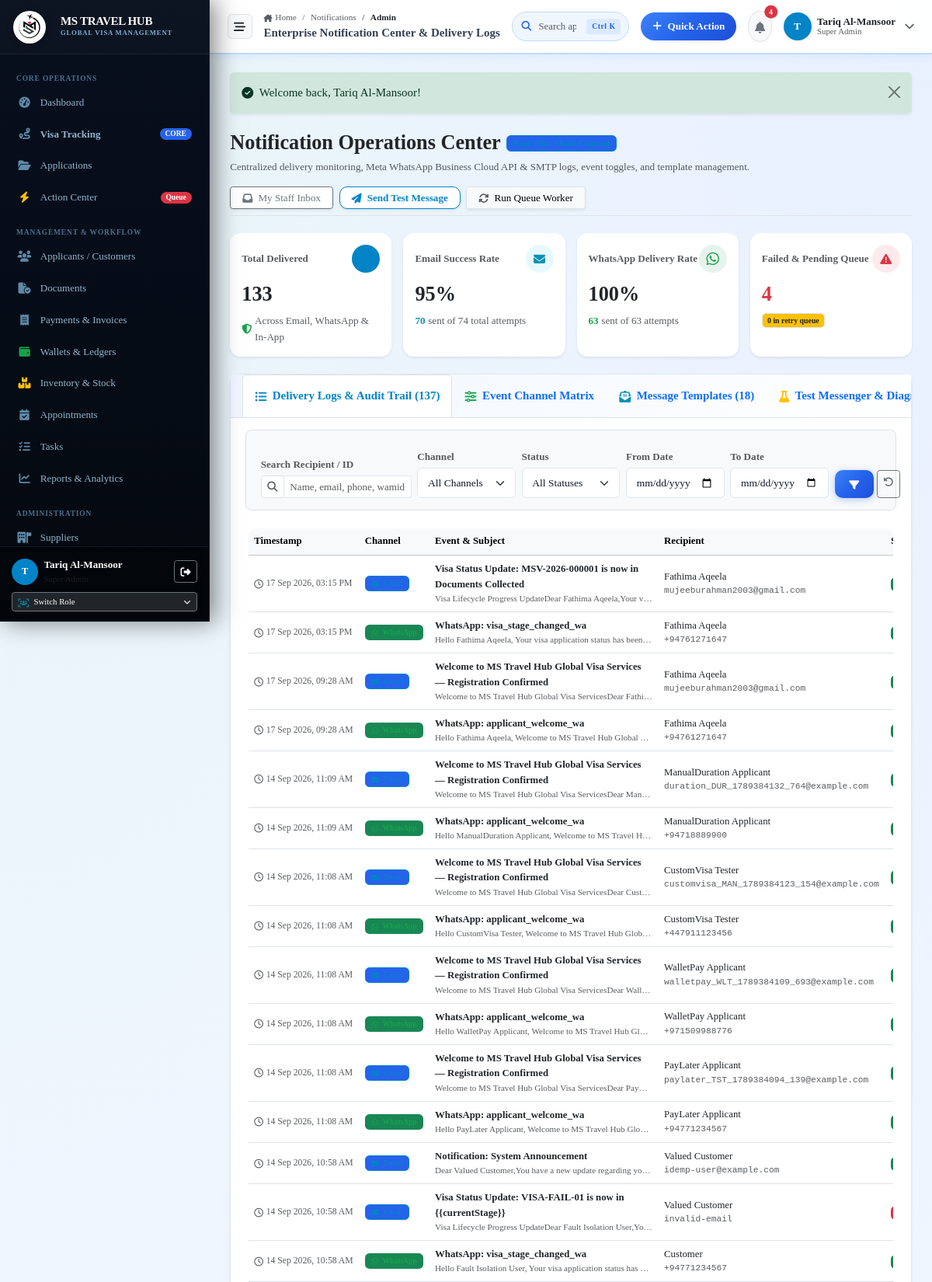
Page /notifications/admin (signed in, upper part) on the committed database.
### tables this page shows
CREATE TABLE notification_logs (
                id INTEGER PRIMARY KEY AUTOINCREMENT,
                event_type TEXT NOT NULL,
                recipient_type TEXT DEFAULT 'Applicant',
                recipient_id INTEGER,
                recipient_name TEXT,
                recipient_email TEXT,
                recipient_phone TEXT,
                channel TEXT NOT NULL,
                template_name TEXT,
                subject TEXT,
                content_preview TEXT,
                idempotency_key TEXT,
                status TEXT DEFAULT 'Pending',
                provider_message_id TEXT,
                request_payload TEXT,
                response_payload TEXT,
                error_message TEXT,
                retry_count INTEGER DEFAULT 0,
                max_retries INTEGER DEFAULT 3,
                next_retry_at DATETIME,
                sent_at DATETIME,
                created_at DATETIME DEFAULT CURRENT_TIMESTAMP
            );

### app/Views/notifications/admin.php (the view, shortened to what the rows shown need)
<?php
require_once dirname(__DIR__) . '/layouts/header.php';
require_once dirname(__DIR__) . '/layouts/topbar.php';
$activeTab = $_GET['tab'] ?? 'logs';
?>
<div class="content-body">
  <div class="card card-enterprise shadow-sm">
    <div class="card-body p-4">
      <?php if ($activeTab === 'logs'): ?>
        <div class="table-responsive">
          <table class="table table-hover align-middle mb-0" style="font-size: 0.85rem;">
            <thead class="table-light">
              <tr>
                <th style="width: 140px;">Timestamp</th>
                <th style="width: 110px;">Channel</th>
                <th>Event &amp; Subject</th>
                <th>Recipient</th>
                <th style="width: 110px;">Status</th>
              </tr>
            </thead>
            <tbody>
              <?php if (empty($logs)): ?>
                <tr>
                  <td colspan="7" class="text-center py-5 text-muted">
                    <i class="fa-regular fa-bell-slash fs-2 mb-2 opacity-50"></i>
                    <div class="fw-semibold">No notification delivery logs found matching the filter criteria.</div>
                    <div class="small">Notifications triggered across the Visa Portal will appear here in real time.</div>
                  </td>
                </tr>
              <?php else: ?>
                <?php foreach ($logs as $log): ?>
                  <tr>
                    <td class="text-nowrap text-muted" style="font-size: 0.78rem;">
                      <div><i class="fa-regular fa-clock me-1"></i><?= format_datetime($log['created_at']) ?></div>
                    </td>
                    <td>
                      <?php if ($log['channel'] === 'WhatsApp'): ?>
                        <span class="badge bg-success bg-opacity-15 text-success border border-success border-opacity-25 px-2 py-1">
                          <i class="fa-brands fa-whatsapp me-1"></i> WhatsApp
                        </span>
                      <?php elseif ($log['channel'] === 'Email'): ?>
                        <span class="badge bg-primary bg-opacity-15 text-primary border border-primary border-opacity-25 px-2 py-1">
                          <i class="fa-solid fa-envelope me-1"></i> Email
                        </span>
                      <?php else: ?>
                        <span class="badge bg-secondary bg-opacity-15 text-dark border px-2 py-1">
                          <i class="fa-solid fa-bell me-1"></i> In-App
                        </span>
                      <?php endif; ?>
                    </td>
                    <td>
                      <div class="fw-semibold text-dark"><?= e($log['subject'] ?: $log['event_type']) ?></div>
                      <div class="small text-muted text-truncate" style="max-width: 280px;"><?= e($log['content_preview'] ?: 'Template: ' . $log['template_name']) ?></div>
                    </td>
                    <td>
                      <div class="fw-medium text-dark"><?= e($log['recipient_name'] ?: 'Customer') ?></div>
                      <div class="small text-muted font-monospace" style="font-size: 0.75rem;">
                        <?= e($log['recipient_phone'] ?: ($log['recipient_email'] ?: 'Portal User #' . $log['recipient_id'])) ?>
                      </div>
                    </td>
                    <td>
                      <?php if ($log['status'] === 'Sent'): ?>
                        <span class="badge bg-success px-2 py-1"><i class="fa-solid fa-check me-1"></i> Sent</span>
                      <?php elseif ($log['status'] === 'Simulated'): ?>
                        <span class="badge bg-info text-white px-2 py-1" title="Dispatched in local simulation mode"><i class="fa-solid fa-vial me-1"></i> Simulated</span>
                      <?php elseif ($log['status'] === 'Failed'): ?>
                        <span class="badge bg-danger px-2 py-1"><i class="fa-solid fa-xmark me-1"></i> Failed</span>
                      <?php elseif ($log['status'] === 'Retrying'): ?>
                        <span class="badge bg-warning text-dark px-2 py-1"><i class="fa-solid fa-rotate me-1"></i> Retry #<?= (int)$log['retry_count'] ?></span>
                      <?php else: ?>
                        <span class="badge bg-secondary px-2 py-1"><?= e($log['status']) ?></span>
                      <?php endif; ?>
                    </td>
                  </tr>
                <?php endforeach; ?>
              <?php endif; ?>
            </tbody>
          </table>
        </div>
      <?php endif; ?>
    </div>
  </div>
</div>
<?php
require_once dirname(__DIR__) . '/layouts/footer.php';

### rows in the picture
notification_logs: created_at "17 Sep 2026, 03:15 PM", channel "Email" (drawn), subject "Visa Status Update: MSV-2026-000001 is now in Documents Collected", content_preview "Visa Lifecycle Progress UpdateDear Fathima Aqeela,Your v…", recipient_name "Fathima Aqeela", recipient_email "mujeeburahman2003@gmail.com"
notification_logs: created_at "17 Sep 2026, 03:15 PM", channel "WhatsApp" (drawn), subject "WhatsApp: visa_stage_changed_wa", content_preview "Hello Fathima Aqeela, Your visa application status has been…", recipient_name "Fathima Aqeela", recipient_phone "+94761271647"
notification_logs: created_at "17 Sep 2026, 09:28 AM", channel "Email" (drawn), subject "Welcome to MS Travel Hub Global Visa Services — Registration Confirmed", content_preview "Welcome to MS Travel Hub Global Visa ServicesDear Fathi…", recipient_name "Fathima Aqeela", recipient_email "mujeeburahman2003@gmail.com"
notification_logs: created_at "17 Sep 2026, 09:28 AM", channel "WhatsApp" (drawn), subject "WhatsApp: applicant_welcome_wa", content_preview "Hello Fathima Aqeela, Welcome to MS Travel Hub Global…", recipient_name "Fathima Aqeela", recipient_phone "+94761271647"
notification_logs: created_at "14 Sep 2026, 11:09 AM", channel "Email" (drawn), subject "Welcome to MS Travel Hub Global Visa Services — Registration Confirmed", content_preview "Welcome to MS Travel Hub Global Visa ServicesDear Man…", recipient_name "ManualDuration Applicant", recipient_email "duration_DUR_1789384132_764@example.com"
notification_logs: created_at "14 Sep 2026, 11:09 AM", channel "WhatsApp" (drawn), subject "WhatsApp: applicant_welcome_wa", content_preview "Hello ManualDuration Applicant, Welcome to MS Travel H…", recipient_name "ManualDuration Applicant", recipient_phone "+94718889900"
notification_logs: created_at "14 Sep 2026, 11:08 AM", channel "Email" (drawn), subject "Welcome to MS Travel Hub Global Visa Services — Registration Confirmed", content_preview "Welcome to MS Travel Hub Global Visa ServicesDear Cust…", recipient_name "CustomVisa Tester", recipient_email "customvisa_MAN_1789384123_154@example.com"
notification_logs: created_at "14 Sep 2026, 11:08 AM", channel "WhatsApp" (drawn), subject "WhatsApp: applicant_welcome_wa", content_preview "Hello CustomVisa Tester, Welcome to MS Travel Hub Glob…", recipient_name "CustomVisa Tester", recipient_phone "+447911123456"
notification_logs: created_at "14 Sep 2026, 11:08 AM", channel "Email" (drawn), subject "Welcome to MS Travel Hub Global Visa Services — Registration Confirmed", content_preview "Welcome to MS Travel Hub Global Visa ServicesDear Wall…", recipient_name "WalletPay Applicant", recipient_email "walletpay_WLT_1789384109_693@example.com"
notification_logs: created_at "14 Sep 2026, 11:08 AM", channel "WhatsApp" (drawn), subject "WhatsApp: applicant_welcome_wa", content_preview "Hello WalletPay Applicant, Welcome to MS Travel Hub Gl…", recipient_name "WalletPay Applicant", recipient_phone "+971509988776"
notification_logs: created_at "14 Sep 2026, 11:08 AM", channel "Email" (drawn), subject "Welcome to MS Travel Hub Global Visa Services — Registration Confirmed", content_preview "Welcome to MS Travel Hub Global Visa ServicesDear Pay…", recipient_name "PayLater Applicant", recipient_email "paylater_TST_1789384094_139@example.com"
notification_logs: created_at "14 Sep 2026, 11:08 AM", channel "WhatsApp" (drawn), subject "WhatsApp: applicant_welcome_wa", content_preview "Hello PayLater Applicant, Welcome to MS Travel Hub Glo…", recipient_name "PayLater Applicant", recipient_phone "+94771234567"
notification_logs: created_at "14 Sep 2026, 10:58 AM", channel "Email" (drawn), subject "Notification: System Announcement", content_preview "Dear Valued Customer,You have a new update regarding yo…", recipient_name "Valued Customer", recipient_email "idemp-user@example.com"
notification_logs: created_at "14 Sep 2026, 10:58 AM", channel "Email" (drawn), subject "Visa Status Update: VISA-FAIL-01 is now in {{currentStage}}", content_preview "Visa Lifecycle Progress UpdateDear Fault Isolation User,Yo…", recipient_name "Valued Customer", recipient_email "invalid-email"
notification_logs: created_at "14 Sep 2026, 10:58 AM", channel "WhatsApp" (drawn), subject "WhatsApp: visa_stage_changed_wa", content_preview "Hello Fault Isolation User, Your visa application status has…", recipient_name "Customer", recipient_phone "+94771234567"

### other values in the picture
substr($currentUser['name'] ?? 'U', 0, 1) "T"
$currentUser['name'] "Tariq Al-Mansoor"
$roleName "Super Admin"
$segLabel "Notifications"
$segLabel "Admin"
$cleanTitle "Enterprise Notification Center & Delivery Logs"
$unreadNotifs "4"
$currentUser['role_name'] "Super Admin"
$flash['message'] "Welcome back, Tariq Al-Mansoor!"
$totalSent "133"
$emailRate "95"
$emailSuccess "70"
$totalEmail "74"
$whatsappRate "100"
$whatsappSuccess "63"
